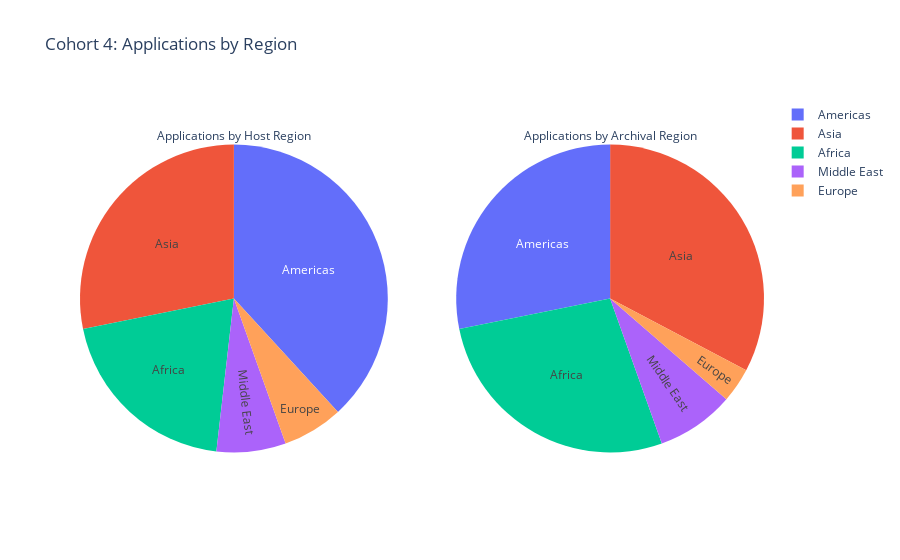

This figure's notebook cell:
### Code cell
fig = make_subplots(rows=1, cols=2, specs=[[{'type':'domain'}, {'type':'domain'}]])
fig.add_trace(go.Pie(values=c4['Host Region'].value_counts(), labels = c4['Host Region'].value_counts().index, title = "Applications by Host Region"), 1, 1)
fig.add_trace(go.Pie(values=c4['Archival Region'].value_counts(), labels = c4['Archival Region'].value_counts().index, title = "Applications by Archival Region"), 1, 2)

fig.update_traces(hoverinfo='label+percent+value', textinfo='label')
fig.update_layout(title_text="Cohort 4: Applications by Region")
fig.show()

### Figure 1 — Plotly figure (JSON) as saved in the notebook; plotly's stock layout.template omitted (floating-point values rounded to 4 significant figures)
{"data": [{"domain": {"x": [0, 0.45], "y": [0, 1]}, "hoverinfo": "label+percent+value", "labels": ["Americas", "Asia", "Africa", "Middle East", "Europe"], "textinfo": "label", "title": {"text": "Applications by Host Region"}, "type": "pie", "values": [42, 31, 22, 8, 7]}, {"domain": {"x": [0.55, 1], "y": [0, 1]}, "hoverinfo": "label+percent+value", "labels": ["Asia", "Americas", "Africa", "Middle East", "Europe"], "textinfo": "label", "title": {"text": "Applications by Archival Region"}, "type": "pie", "values": [36, 31, 30, 9, 4]}], "layout": {"title": {"text": "Cohort 4: Applications by Region"}}}
